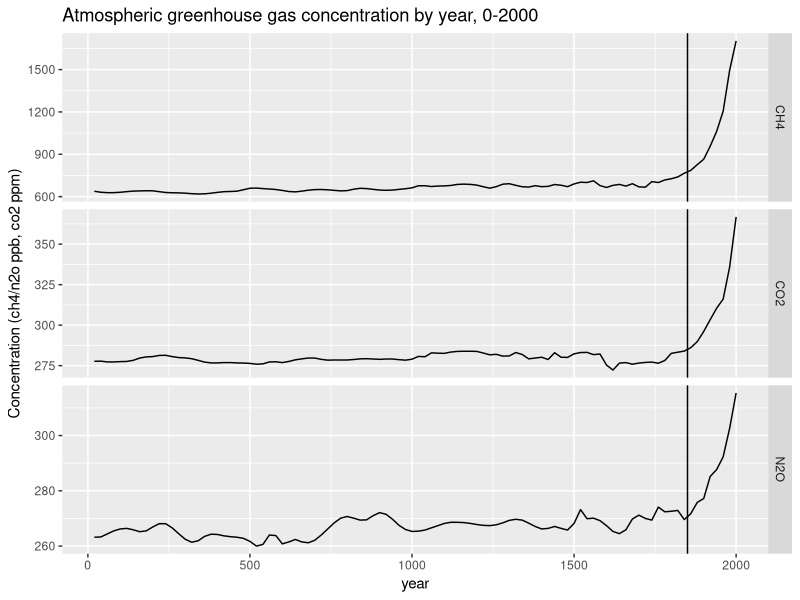

The R script that drew this image:
library(tidyverse)
library(dslabs)
data(temp_carbon)
data(greenhouse_gases)
data(historic_co2)

p <- greenhouse_gases %>%
        ggplot(aes(year, concentration)) +
        geom_line() +
        facet_grid(gas ~., scales = "free") +
        geom_vline(aes(xintercept = 1850)) +
        ylab("Concentration (ch4/n2o ppb, co2 ppm)") +
        ggtitle("Atmospheric greenhouse gas concentration by year, 0-2000")


plot(p)
